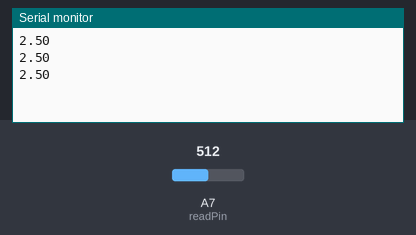
The sketch below on a simulated Arduino Nano, built with avr-gcc and run on an emulated ATmega328P. Shown: the last lines printed to the serial monitor. The test bench sets the inputs (shaded band); at power-on: A7 (readPin) = 512.

Above: at 1.3 s.
1.4 s: A7 (readPin) set to 716
At 1.9 s:
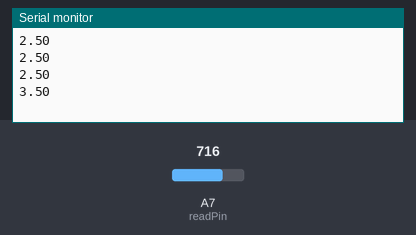
2.9 s: A7 (readPin) set to 900
At 3.4 s:
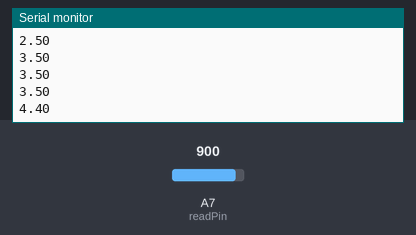
Timing chart, 0 to 5.9 s (numbered marks = the images above; inputs shaded):
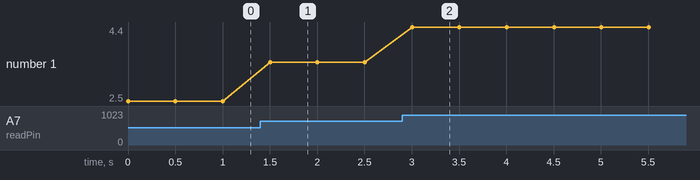

The sketch:

code.ino
```cpp
int readPin = A7;
int trueValue;
float voltageValue;
int delayTime = 500;

void setup() {
  // put your setup code here, to run once:
  pinMode(readPin, INPUT);
  Serial.begin(9600);
}

void loop() {
  // put your main code here, to run repeatedly:
  trueValue = analogRead(readPin);
  voltageValue = (5./1023.) * trueValue;
  Serial.println(voltageValue);
  delay(delayTime);
}
```

Measured:
- after the input at 1.4 s, the serial monitor: prints a new line after 0.10 s (image 1)
- after the input at 2.9 s, the serial monitor: prints a new line after 0.10 s (image 2)
- plotted number 1: 2.5 → 3.5 after the input at 1.4 s, 3.5 → 4.4 after the input at 2.9 s
